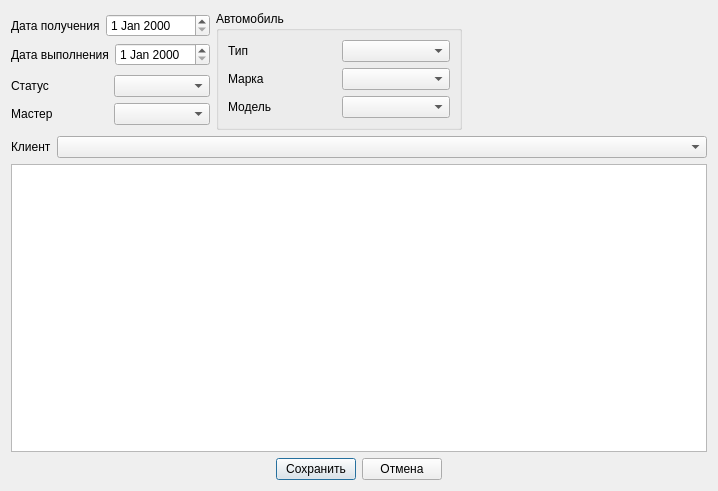
<?xml version="1.0" encoding="UTF-8"?>
<ui version="4.0">
 <class>EditRequest</class>
 <widget class="QDialog" name="EditRequest">
  <property name="geometry">
   <rect>
    <x>0</x>
    <y>0</y>
    <width>718</width>
    <height>491</height>
   </rect>
  </property>
  <property name="windowTitle">
   <string>Радактирование заявки</string>
  </property>
  <layout class="QVBoxLayout" name="verticalLayout_2" stretch="0,0,0,0">
   <item>
    <layout class="QHBoxLayout" name="horizontalLayout" stretch="0,1,1">
     <item>
      <layout class="QVBoxLayout" name="verticalLayout">
       <item>
        <layout class="QGridLayout" name="gridLayout">
         <item row="0" column="0">
          <widget class="QLabel" name="label">
           <property name="text">
            <string>Дата получения</string>
           </property>
          </widget>
         </item>
         <item row="0" column="1" colspan="2">
          <widget class="QDateEdit" name="date_add_date"/>
         </item>
         <item row="1" column="0" colspan="2">
          <widget class="QLabel" name="label_2">
           <property name="text">
            <string>Дата выполнения</string>
           </property>
          </widget>
         </item>
         <item row="1" column="2">
          <widget class="QDateEdit" name="date_complite_date"/>
         </item>
        </layout>
       </item>
       <item>
        <layout class="QGridLayout" name="gridLayout_2">
         <item row="0" column="0">
          <widget class="QLabel" name="label_6">
           <property name="text">
            <string>Статус</string>
           </property>
          </widget>
         </item>
         <item row="0" column="1">
          <widget class="QComboBox" name="cb_status"/>
         </item>
         <item row="1" column="0">
          <widget class="QLabel" name="label_7">
           <property name="text">
            <string>Мастер</string>
           </property>
          </widget>
         </item>
         <item row="1" column="1">
          <widget class="QComboBox" name="cb_employeer"/>
         </item>
        </layout>
       </item>
      </layout>
     </item>
     <item>
      <widget class="QGroupBox" name="groupBox">
       <property name="title">
        <string>Автомобиль</string>
       </property>
       <layout class="QGridLayout" name="gridLayout_3">
        <item row="0" column="0">
         <widget class="QLabel" name="label_3">
          <property name="text">
           <string>Тип</string>
          </property>
         </widget>
        </item>
        <item row="0" column="1">
         <widget class="QComboBox" name="cb_autoType"/>
        </item>
        <item row="1" column="0">
         <widget class="QLabel" name="label_8">
          <property name="text">
           <string>Марка</string>
          </property>
         </widget>
        </item>
        <item row="1" column="1">
         <widget class="QComboBox" name="cb_autoBrand"/>
        </item>
        <item row="2" column="0">
         <widget class="QLabel" name="label_9">
          <property name="text">
           <string>Модель</string>
          </property>
         </widget>
        </item>
        <item row="2" column="1">
         <widget class="QComboBox" name="cb_autoModel"/>
        </item>
       </layout>
      </widget>
     </item>
     <item>
      <spacer name="horizontalSpacer">
       <property name="orientation">
        <enum>Qt::Orientation::Horizontal</enum>
       </property>
       <property name="sizeHint" stdset="0">
        <size>
         <width>40</width>
         <height>20</height>
        </size>
       </property>
      </spacer>
     </item>
    </layout>
   </item>
   <item>
    <layout class="QHBoxLayout" name="horizontalLayout_2" stretch="0,1">
     <item>
      <widget class="QLabel" name="label_5">
       <property name="text">
        <string>Клиент</string>
       </property>
      </widget>
     </item>
     <item>
      <widget class="QComboBox" name="cb_client"/>
     </item>
    </layout>
   </item>
   <item>
    <widget class="QPlainTextEdit" name="text_description"/>
   </item>
   <item>
    <layout class="QHBoxLayout" name="horizontalLayout_4">
     <item>
      <spacer name="horizontalSpacer_2">
       <property name="orientation">
        <enum>Qt::Orientation::Horizontal</enum>
       </property>
       <property name="sizeHint" stdset="0">
        <size>
         <width>40</width>
         <height>20</height>
        </size>
       </property>
      </spacer>
     </item>
     <item>
      <widget class="QPushButton" name="btn_save">
       <property name="text">
        <string>Сохранить</string>
       </property>
      </widget>
     </item>
     <item>
      <widget class="QPushButton" name="btn_cancel">
       <property name="text">
        <string>Отмена</string>
       </property>
      </widget>
     </item>
     <item>
      <spacer name="horizontalSpacer_3">
       <property name="orientation">
        <enum>Qt::Orientation::Horizontal</enum>
       </property>
       <property name="sizeHint" stdset="0">
        <size>
         <width>40</width>
         <height>20</height>
        </size>
       </property>
      </spacer>
     </item>
    </layout>
   </item>
  </layout>
 </widget>
 <resources/>
 <connections/>
</ui>
